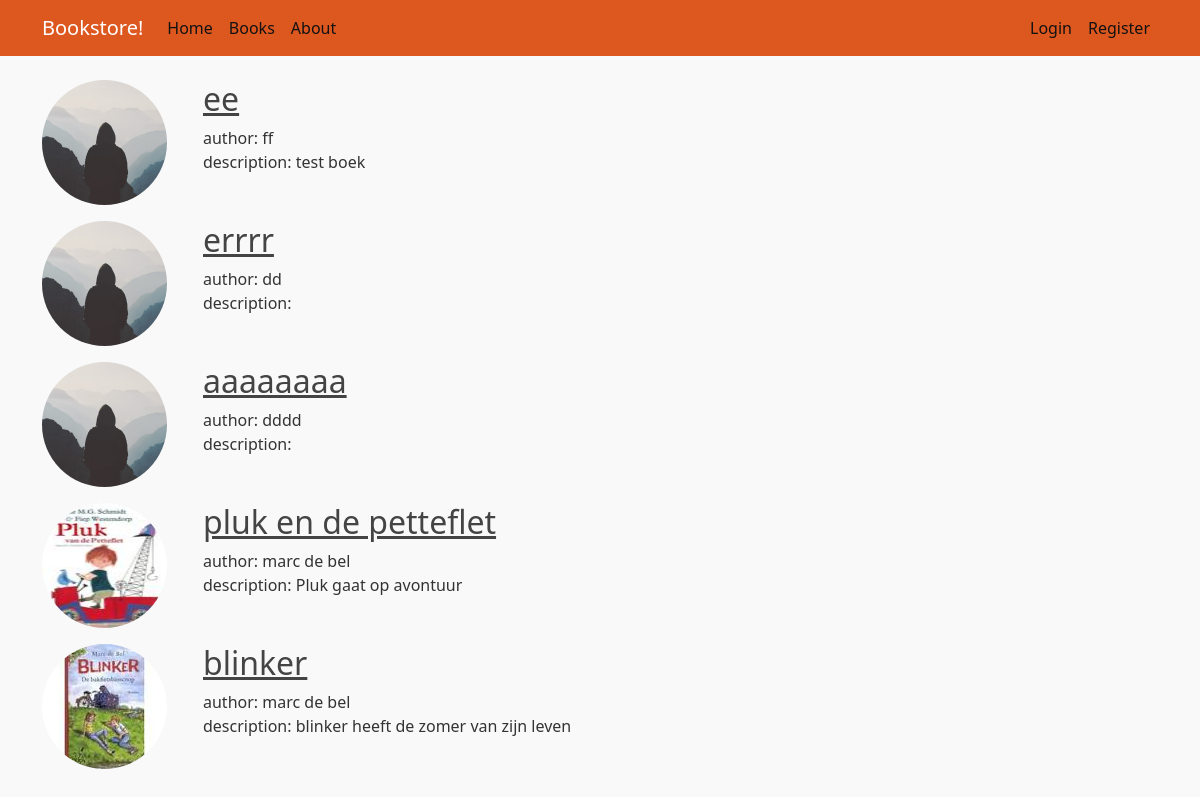
The app's page /books, older data.
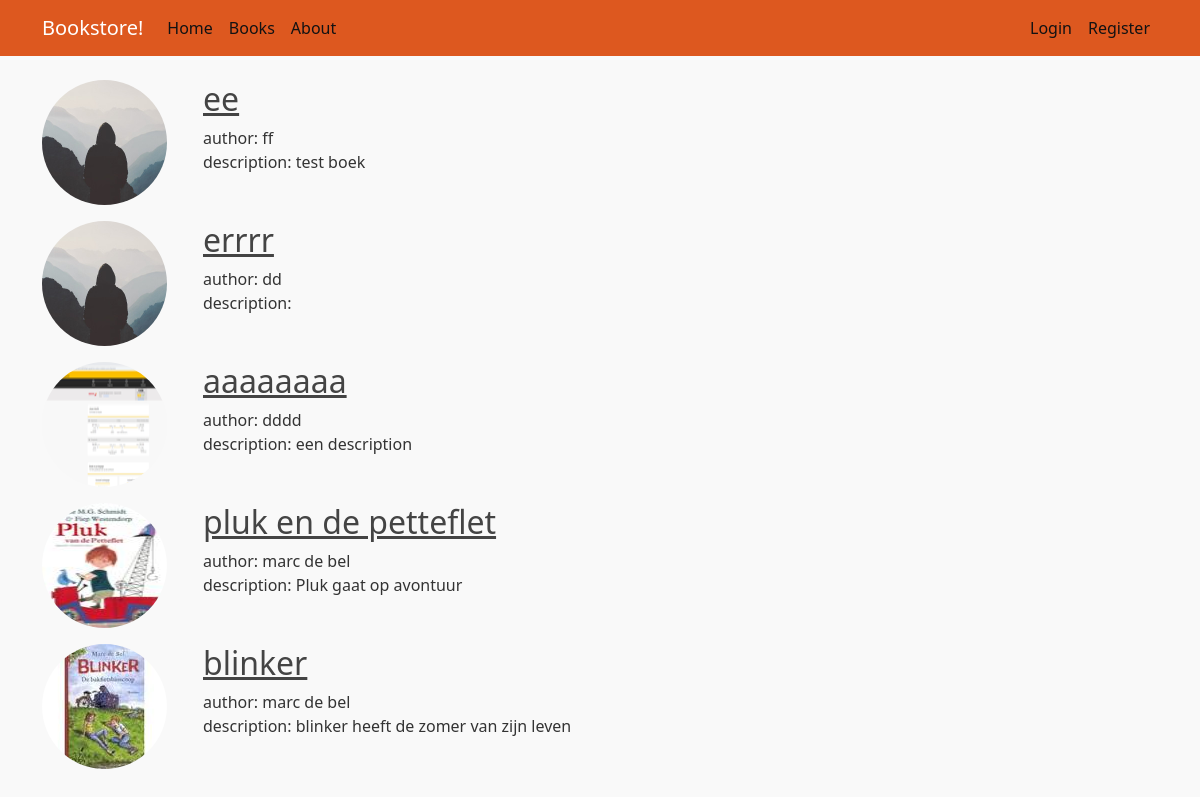
The same page, newer data.
### book_store/bp_books/models.py (models this page shows)
class Book(db.Model):
    __tablename__ = 'book'
    id = db.Column(db.Integer, primary_key=True)
    type = db.Column(db.String(15))  #type is hardcover, ebook of audiobook
    price = db.Column(db.Float)
    title = db.Column(db.String(50), unique=True, nullable=False)
    author = db.Column(db.String(30), nullable=False)  #dit kan ook met linktabel.. of eenvoudiger..
    description = db.Column(db.Text)
    image_file = db.Column(db.String(20), nullable=False, default='default.jpg')  #add default later, will be hashed
    category = db.Column(db.String(20))  #categorie example horror, drama...
    db.UniqueConstraint('title', 'author', name='uix_title_author')
    wishlist = db.relationship("User", secondary= wishlist, back_populates = "wishlist")
    purchases = db.relationship("User", secondary= purchases, back_populates = "purchases")

### book_store/bp_books/routes.py (the view)
@bp_books.route("/books")
def books():
    books_dict = Book.query.all()
    book_text = "All books: "
    return render_template("books.html", title="books",  books=books_dict, book_text = book_text)  #books.html handles books_dict == None or books_dict empty

### book_store/templates/books.html
{% extends "layout.html" %}
{% block content %}
    {% if books and books|length > 0 %}
        {% for book in books %}
          <div class="d-flex">
            <div class="flex-shrink-0">
                <img class="rounded-circle account-img" src="{{url_for('static', filename='pictures/' + book.image_file)}}" >
            </div>
            <div class="flex-grow-1 ms-3">
              <h2><a class="article-title" href= "{{url_for('bp_books.book', book_id=book.id) }}"> {{ book.title }} </a> </h2>
              <p class="article-content"> author: {{book.author}}
                description: {{book.description}}
              </p>
            </div>
          </div>
        {% endfor %}
    {%else%}
        <h1>No books in database! contact system administrator</h1>
    {% endif%}
{% endblock content %}

### book_store/templates/layout.html (shortened to what this page needs)
<html>
    <head>
        <link href="https://cdn.jsdelivr.net/npm/bootstrap@5.2.3/dist/css/bootstrap.min.css" rel="stylesheet">
        <link rel="stylesheet" type="text/css" href="{{url_for('static', filename='main.css')}}">
    </head>
    <body>
        <header class="site-header">
            <nav class="navbar navbar-expand-md navbar-dark bg-steel fixed-top">
                <div class="container">
                    <a class="navbar-brand mr-4" href="/">Bookstore!</a>
                    <div class="collapse navbar-collapse" id="navbarToggle">
                        <div class="navbar-nav mr-auto">
                            <a class="nav-item nav-link" href="{{ url_for('bp_main.home')}}"> Home</a>
                            <a class="nav-item nav-link" href="{{ url_for('bp_books.books')}}">Books</a>
                            <a class="nav-item nav-link" href="{{ url_for('bp_main.about')}}">About</a>
                        </div>
                        <div class="navbar-nav ms-auto">
                                {% if current_user.is_authenticated %}
                                    <a class="nav-item nav-link" href="{{ url_for('bp_users.show_wishlist', user_id=current_user.id)}}">Wishlist</a>
                                    <a class="nav-item nav-link" href="{{ url_for('bp_users.show_account', user_id=current_user.id)}}">Account</a>
                                    <a class="nav-item nav-link" href="{{ url_for('bp_users.logout')}}">Logout</a>
                                <! --  else: if user is not logged in: show login and register on ribbon-->
                                {%else%}
                                    <a class="nav-item nav-link" href="{{ url_for('bp_users.login')}}">Login</a>
                                    <a class="nav-item nav-link" href="{{ url_for('bp_users.register')}}">Register</a>
                                {% endif%}
                        </div>
                    </div>
                </div>
            </nav>
        </header>
        <main role="main" class="container">
            <div class="row">
                <div class="col-md-8">
                    {% block content %}{% endblock %}
                </div>
            </div>
        </main>
    </body>
</html>

### book_store/static/main.css (style rules this page uses)
body { background: #f9f9f9; color: #333333; margin-top: 5rem; }
h1, h2, h3, h4, h5, h6 { color: #444444; }
.bg-steel { background-color: #dd581f; }
.site-header .navbar-nav .nav-link { color: #121213; }
.article-title { color: #444444; }
.article-content { white-space: pre-line; }
.account-img { height: 125px; width: 125px; margin-right: 20px; margin-bottom: 16px; }

Row changes from the older to the newer data that the page shows:
changed Book "aaaaaaaa": image_file: picture added in place of a placeholder; description (not shown) → "een description"
